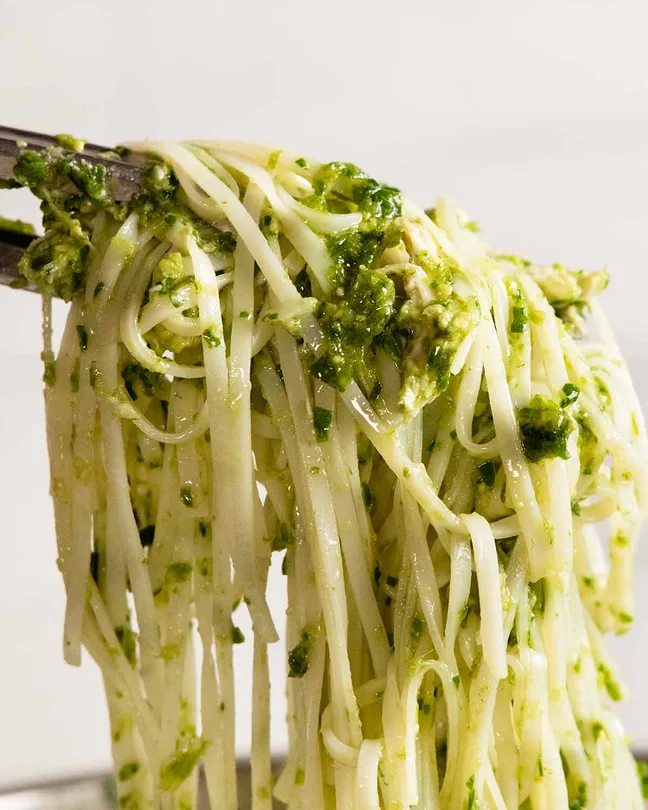
#> input picture 01_Image_Basics/images/noodles.webp, 648 x 810 px, found by its file name
$ python L12.py
#> lines starting #> are read from the running program, lines starting #| are printed output that depends on the picture; after the words box and inside, x2 and y2 are one past the last pixel; in counts of white or black regions, pixels touching at a corner belong together
# Task 1
# Load your image.
# Convert to grayscale.
import cv2
import numpy as np
import matplotlib.pyplot as plt
img = cv2.imread("01_Image_Basics/images/noodles.webp")
#> img is the input picture: shape (810, 648, 3); mean B, G, R 131.6, 181, 190.5
img = cv2.cvtColor(img, cv2.COLOR_BGR2RGB)
original = img
img = cv2.cvtColor(img, cv2.COLOR_RGB2GRAY)
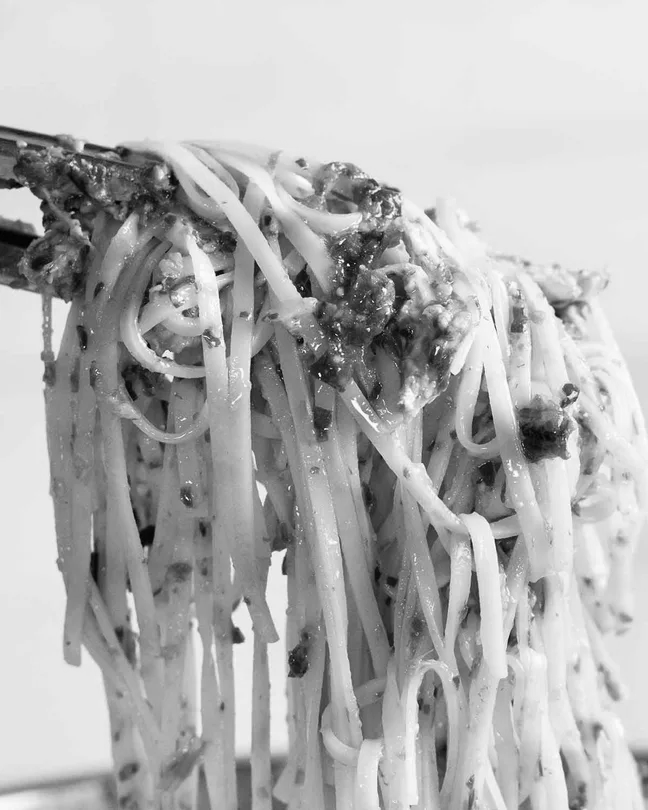
#> img: shape (810, 648); min 1, max 254, mean 178.2
plt.imshow(img, cmap="gray")
plt.title("gray")
plt.axis("off")

plt.show()
# Task 2
# Apply Harris.
# Display.
img = cv2.imread(
    "01_Image_Basics/images/noodles.webp"
)
img = cv2.cvtColor(img, cv2.COLOR_BGR2RGB)
gray = cv2.cvtColor(img, cv2.COLOR_RGB2GRAY)
gray = np.float32(gray)
corners = cv2.cornerHarris(
    gray,
    2,
    3,
    0.04
)
img[corners > 0.01 * corners.max()] = [255,0,0]
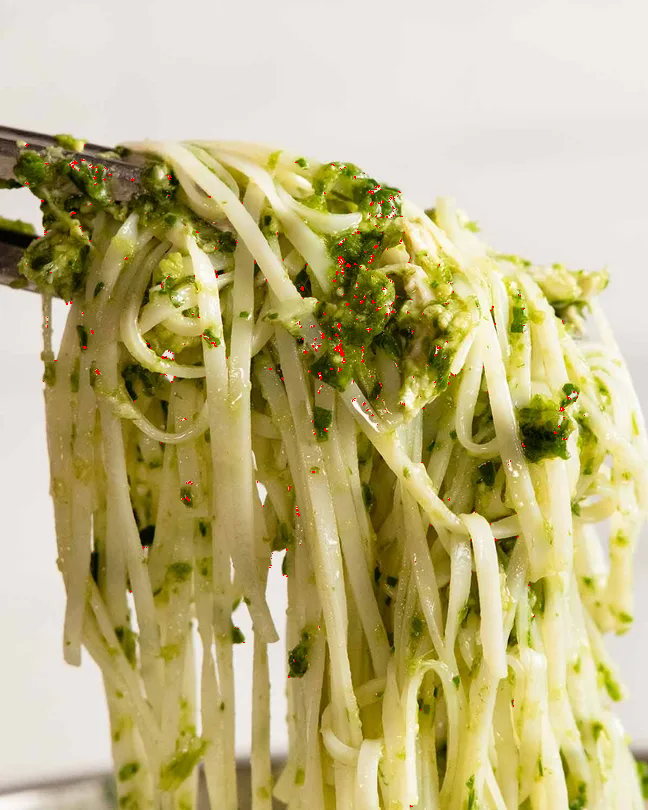
#> img: shape (810, 648, 3); mean R, G, B 190.8, 180.6, 131.4
Harris=img
plt.imshow(img)
plt.axis("off")
plt.show()
# Task 3
# Apply Shi-Tomasi.
# Draw circles.
corners = cv2.goodFeaturesToTrack(
    gray.astype("uint8"),
    100,
    0.01,
    10
)
#> corners = 100 rows, first 8: [348, 265], [216, 275], [319, 373], [338, 324], [368, 329], [339, 368], [495, 539], [372, 255]
for corner in corners:

    x, y = corner.ravel()

    cv2.circle(
        img,
        (int(x), int(y)),
        4,
        (255,0,0),
        -1
    )
#> this loop made 100 passes
#> (x, y) on passes 1 to 12: (348, 265), (216, 275), (319, 373), (338, 324), (368, 329), (339, 368), (495, 539), (372, 255), (41, 200), (342, 354), (361, 301), (324, 429)
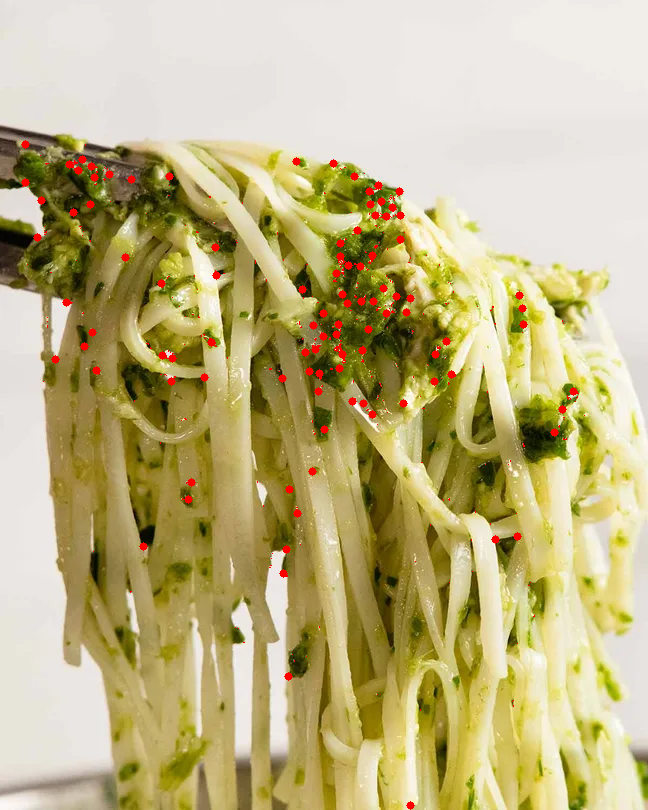
#> img: shape (810, 648, 3); 0.8% of pixels changed, all inside (x1, y1, x2, y2) = (21, 140, 578, 810)
Shi_Tomasi=img
plt.imshow(img)
plt.axis("off")
plt.show()

# Task 4
# Apply FAST.
# Draw keypoints.
# Task 4
# Apply FAST.
# Draw keypoints.

gray = gray.astype("uint8")
fast = cv2.FastFeatureDetector_create()
kp = fast.detect(gray, None)
#> kp = 7739 keypoints; strongest (x, y, size): (348, 265, 7), (319, 373, 7), (216, 275, 7), (361, 301, 7)
img = cv2.cvtColor(cv2.imread("01_Image_Basics/images/noodles.webp"), cv2.COLOR_BGR2RGB)
kp_fast=kp
#> kp_fast has the same summary as kp
img_fast = cv2.drawKeypoints(
    img,
    kp,
    None,
    color=(255, 0, 0)
)
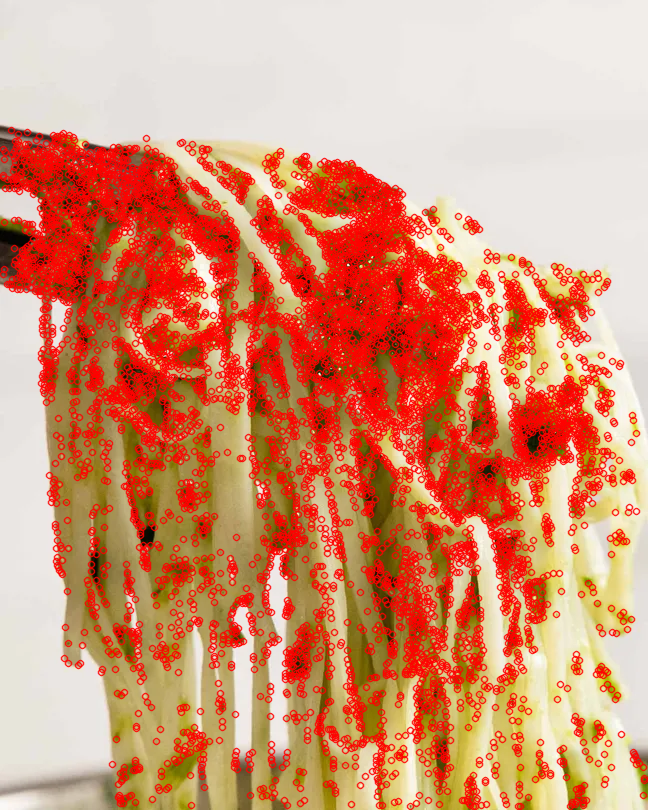
#> img_fast: shape (810, 648, 3); mean R, G, B 214.8, 148, 116.6
FAST=img_fast
plt.imshow(img_fast)
plt.axis("off")
plt.show()

# Task 5
# Apply ORB.
# Draw keypoints.
orb = cv2.ORB_create()

kp = orb.detect(gray, None)
#> kp = 500 keypoints; strongest (x, y, size): (216, 272, 31), (216, 275, 31), (319, 373, 31), (216, 274, 44.6)
kp_orb =kp
#> kp_orb has the same summary as kp
kp, des = orb.compute(gray, kp)

img_orb = cv2.drawKeypoints(
    img,
    kp,
    None,
    color=(255,0,0)
)
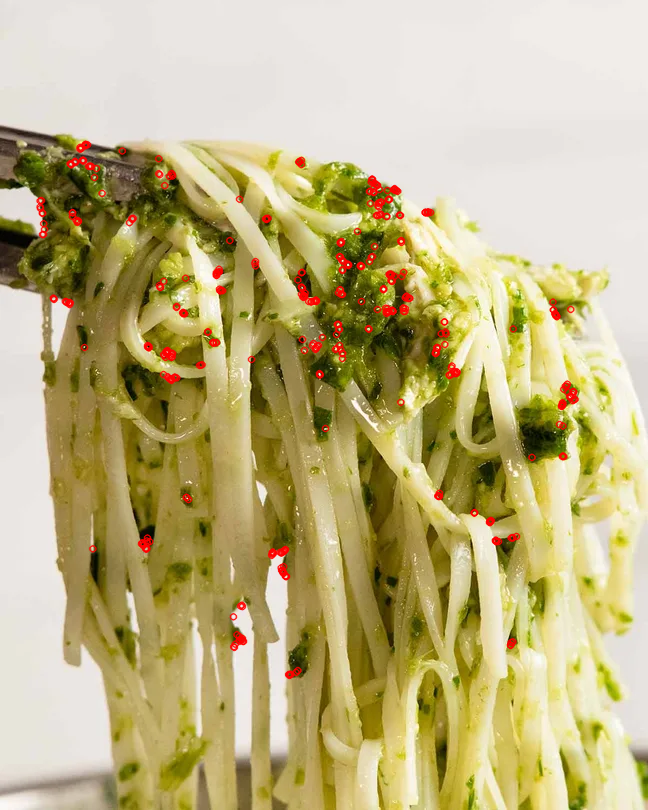
#> img_orb: shape (810, 648, 3); mean R, G, B 192, 179.3, 130.8
ORB =img_orb
plt.imshow(img_orb)
plt.axis("off")
plt.show()
# Task 6

# Display
# Original
# Harris
# Shi-Tomasi
# FAST
# ORB
# in one figure.
images = [
    ("original",original),
    ("Harris", Harris),
    ("Shi_Tomasi",Shi_Tomasi),
    ("FAST", FAST),
    ("ORB",ORB)

]
plt.figure(figsize=(10,10))
for i, (title, image) in enumerate(images):
    plt.subplot(2,3,i+1)
    plt.imshow(image, cmap="gray")
    plt.title(title)
    plt.axis("off")
#> this loop made 5 passes

plt.tight_layout()
plt.show()

# Task 7
# Print
print("FAST:", len(kp_fast))
#| FAST: 7739
print("ORB :", len(kp_orb))
#| ORB : 500
